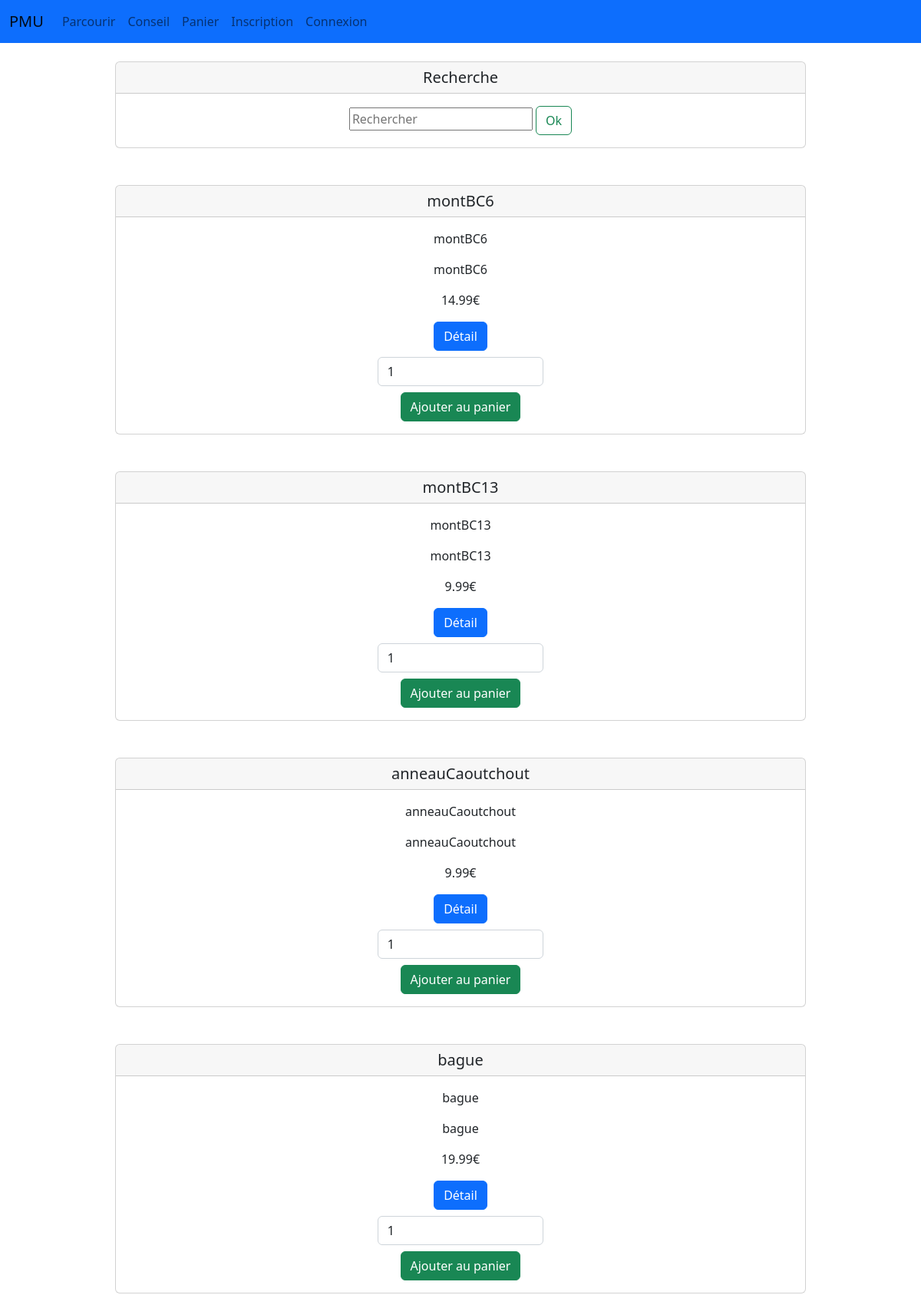
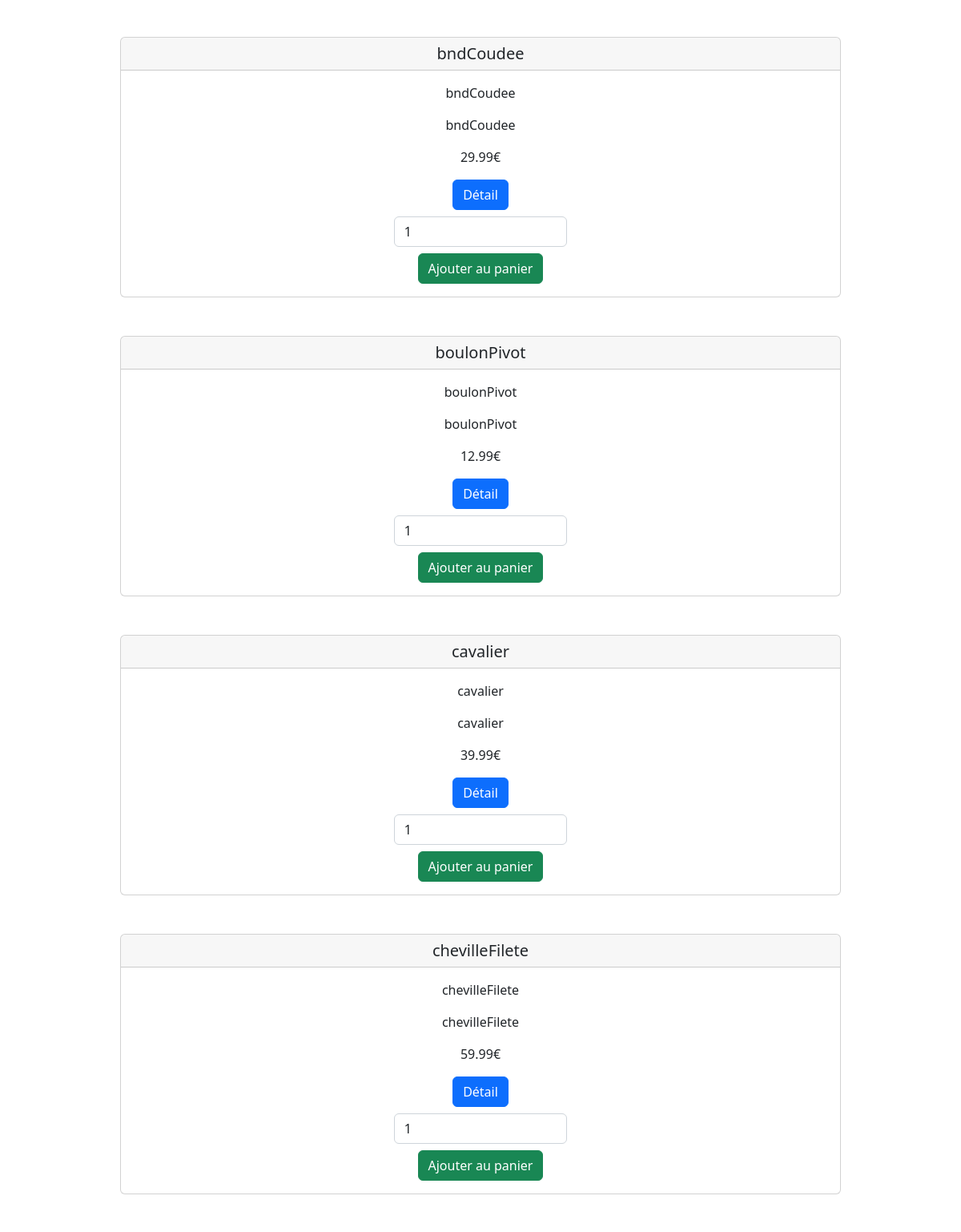
The page /parcourir (upper part) on the database its author committed (2 pictures, top to bottom).
### tables this page shows
CREATE TABLE produit(
    id INT NOT NULL PRIMARY KEY AUTO_INCREMENT,
    nom VARCHAR(100) NOT NULL,
    description longtext NOT NULL,
    prix DECIMAL(6, 2) NOT NULL,
    image VARCHAR(255) NOT NULL,
    id_categorie INT NOT NULL
);

### Controllers/controller.php (called while the page is built)
<?php
class Controller{
    public static function index($vue){
        require_once 'views/'.$vue.'.php';
    }
}
?>

### routes.php (called while the page is built, shortened)
<?php
    require_once('./classes/route.php');
    require_once('./controllers/parcourir.php');
    Route::set('parcourir', function(){
        ParcourirController::index('parcourir');
    });
?>

### index.php (called while the page is built)
<?php
    require_once('routes.php');
?>

### classes/connexionBDD.php (called while the page is built)
<?php
class BDD{
    private static function connexion(){
        try{
            return new PDO('mysql:host=localhost;dbname=pmu;charset=utf8', 'admin', 'admin');
        }
        catch (Exception $e){
            die('Erreur: '.$e->getMessage());
        }
    }
    public static function requete($requete, $params = array()){
        try{
            $connexion = self::connexion()->prepare($requete);
            $connexion->execute($params);
            if(explode(' ', $requete)[0] == 'SELECT'){
                return $connexion->fetchAll();
            }
        }
        catch(Exception $e){
            die($e);
        }
    }
}
?>

### Models/produit.php (called while the page is built, shortened)
<?php
    require_once './classes/connexionBDD.php';
    class Produit extends BDD{
        public function allProduits(){
            return self::requete('SELECT * FROM produit');
        }
    }
?>

### Views/parcourir.php (the view, shortened to what this page needs)
<?php
    require_once 'src/header.php';
    require_once './models/produit.php';
    $produit = new Produit();
    $tousPromotions = $produit->getPromotions();
    if(isset($_GET['search'])){
        $tousProduits = $produit->recherche($_GET['search']);
    }
    elseif(isset($_GET['id'])){
        $unProduit = $produit->getProduit($_GET['id']);
    }
    else{
        $tousProduits = $produit->allProduits();
    }
?>
<?php if(isset($_GET['id'])) : ?>
    <div class="col d-flex justify-content-center">
        <div class="card w-75 text-center">
        <img class="card-img-top" src="<?php echo($unProduit[0]['image']) ?>">
        <div class="card-body">
            <p><?php echo($unProduit[0]['nomp']) ?></p>
            <p><?php echo($unProduit[0]['description']) ?></p>
            <?php $boolPromotion = false; ?>
                <?php foreach($tousPromotions as $unePromotion): ?>
                    <?php if($_GET['id'] == $unePromotion['id_produit']): ?>
                        <p>Était à : <?php echo($unProduit[0]['prix']); ?>€</p>
                        <p>Est à : <?php echo($unePromotion['prixReduit']); ?>€</p>
                        <p>Fin de la promotion : <?php echo($unePromotion['date_fin']); ?>
                    <?php $boolPromotion = true; ?>
                    <?php endif; ?>
                <?php endforeach; ?>
                <?php if($boolPromotion == false): ?>
                    <p><?php echo($unProduit[0]['prix']) ?>€</p>
                <?php endif; ?>
            <p><?php echo($unProduit[0]['nomc']) ?></p>
            <div class="pt-2">
                <form action="panier/ajouter" method="post">
                    <input type="hidden" name="id" value="<?php echo($_GET['id']); ?>">
                    <div class="col d-flex justify-content-center pb-2">
                        <input type="number" class="form-control w-25" name="quantite" value="1">
                    </div>
                    <button class="btn btn-success" type="submit">Ajouter au panier</button>
                </form>
            </div>
        </div>
        <div class="text-center pt-2">
            <a class="btn btn-primary" href="./parcourir">Retour</a>
        </div>
    </div>
<?php else: ?>
    <div class="col d-flex justify-content-center">
        <div class="card w-75 text-center">
            <h5 class="card-header">Recherche</h5>
            <div class="card-body">
                <form action="parcourir/search" method="post" class="form-inline">
                    <input class="from-control" type="search" name="nom" placeholder="Rechercher" aria-label="Recherche">
                    <button class="btn btn-outline-success" type="submit">Ok</button>
                </form>
            </div>
        </div>
    </div>
    <?php foreach($tousProduits as $unProduit): ?>
        <div class="col d-flex justify-content-center mt-5">
            <div class="card w-75 text-center">
                <h5 class="card-header"><?php echo($unProduit['nom']) ?></h5>
                <div class="card-body">
                    <p><?php echo($unProduit['nom']) ?></p>
                    <p><?php echo($unProduit['description']) ?></p>
                    <?php $boolPromotion = false; ?>
                    <?php foreach($tousPromotions as $unePromotion): ?>
                        <?php if($unProduit['id'] == $unePromotion['id_produit']): ?>
                            <?php $boolPromotion = true; ?>
                        <?php endif; ?>
                    <?php endforeach; ?>
                    <?php if($boolPromotion == false): ?>
                        <p><?php echo($unProduit['prix']) ?>€</p>
                    <?php endif; ?>
                    <form action="parcourir/detail" method="post">
                        <button class="btn btn-primary" type="submit">Détail</button>
                    </form>
                    <div class="pt-2">
                        <form action="panier/ajouter" method="post">
                            <div class="col d-flex justify-content-center pb-2">
                                <input type="number" class="form-control w-25" name="quantite" value="1">
                            </div>
                            <button class="btn btn-success" type="submit">Ajouter au panier</button>
                        </form>
                    </div>
                </div>
            </div>
        </div>
    <?php endforeach; ?>
<?php endif; ?>
<?php require 'src/footer.php' ?>

### classes/route.php (shortened to what this page needs)
<?php
class Route{
    public static function set($route, $fonction){
        if($_GET['url'] == $route){
            $fonction->__invoke();
        }
    }
}
?>

### src/header.php (shortened to what this page needs)
<!DOCTYPE html>
<html>
    <head>
        <link href="https://cdn.jsdelivr.net/npm/bootstrap@5.2.3/dist/css/bootstrap.min.css" rel="stylesheet">
    </head>
    <body>
        <nav class="navbar navbar-expand-lg bg-primary">
            <div class="container-fluid">
                <a class="navbar-brand" href="/pmu">PMU</a>
                <div class="collapse navbar-collapse" id="navbarPMU">
                    <ul class="navbar-nav">
                        <li class="nav-item">
                            <a class="nav-link" href="parcourir">Parcourir</a>
                        </li>
                        <li class="nav-item">
                            <a class="nav-link" href="conseil">Conseil</a>
                        </li>
                        <li class="nav-item">
                            <a class="nav-link" href="panier">Panier</a>
                        </li>
                        <?php if(empty($_SESSION)): ?>
                            <li class="nav-item">
                                <a class="nav-link" href="inscription">Inscription</a>
                            </li>
                            <li class="nav-item">
                                <a class="nav-link" href="connexion">Connexion</a>
                            </li>
                        <?php endif; ?>
                    </ul>
                </div>
            </div>
        </nav></br>

### src/footer.php
</body>

### rows shown on the page
produit: nom "montBC6", description "montBC6", prix "14.99"
produit: nom "montBC13", description "montBC13", prix "9.99"
produit: nom "anneauCaoutchout", description "anneauCaoutchout", prix "9.99"
produit: nom "bague", description "bague", prix "19.99"
produit: nom "bndCoudee", description "bndCoudee", prix "29.99"
produit: nom "boulonPivot", description "boulonPivot", prix "12.99"
produit: nom "cavalier", description "cavalier", prix "39.99"
produit: nom "chevilleFilete", description "chevilleFilete", prix "59.99"
